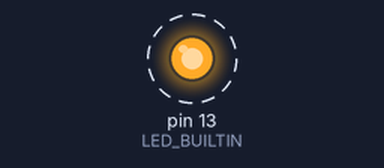
Simulated run of this sketch. Board: Arduino Uno, built with avr-gcc and run on an emulated ATmega328P. Parts: output pins drawn as LEDs (lit = HIGH). Dashed ring = blinking.

Above: at 0.5 s.
Timing chart, 0 to 3.0 s (numbered marks = the images above):
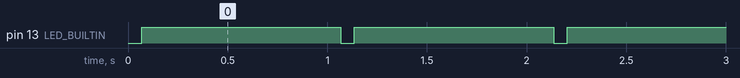

The sketch:

sample_send_IR.ino
```cpp
#include <IRsend.h>

//int ledd = 4;


uint16_t rawON[279]=
{
  9060, 4432, 708, 1596, 712, 1592, 716, 488, 716, 1592, 712, 1592, 716, 488, 716, 488, 712, 496, 712, 492, 712, 1596, 708, 496, 712, 1592, 712, 492, 716, 492, 712, 492, 712, 496, 708, 496, 708, 496, 708, 496, 712, 496, 708, 496, 708, 1596, 712, 1596, 708, 496, 708, 496, 708, 496, 712, 496, 708, 496, 708, 1596, 708, 496, 712, 1596, 708, 496, 708, 496, 708, 1596, 712, 496, 708, 19908, 728, 476, 724, 480, 720, 488, 716, 488, 716, 488, 716, 492, 712, 492, 712, 492, 712, 496, 708, 496, 708, 496, 712, 496, 708, 496, 708, 496, 708, 1600, 708, 1596, 712, 492, 712, 496, 708, 496, 712, 492, 708, 500, 708, 496, 708, 496, 708, 496, 708, 500, 704, 500, 704, 500, 704, 504, 704, 1600, 704, 1600, 708, 500, 704, 1600, 708, 39884, 9052, 4428, 712, 496, 708, 496, 708, 496, 712, 496, 708, 496, 708, 496, 708, 496, 708, 500, 704, 500, 708, 500, 704, 500, 704, 500, 704, 504, 704, 500, 704, 500, 704, 504, 700, 504, 704, 500, 704, 504, 700, 504, 704, 500, 704, 504, 700, 504, 700, 504, 704, 500, 704, 504, 700, 504, 700, 504, 700, 508, 700, 1604, 704, 500, 704, 1600, 708, 500, 704, 1600, 708, 496, 708, 19904, 732, 476, 724, 480, 720, 488, 716, 488, 716, 488, 716, 492, 712, 492, 712, 492, 712, 496, 708, 496, 708, 496, 708, 496, 712, 496, 708, 496, 708, 500, 708, 496, 708, 496, 708, 500, 704, 500, 704, 500, 708, 496, 708, 500, 704, 500, 704, 500, 704, 500, 704, 504, 700, 504, 704, 500, 704, 504, 700, 1604, 704, 500, 704, 1600, 708
};

// the setup function runs once when you press reset or power the board
void setup() {
  // initialize digital pin LED_BUILTIN as an output.
  pinMode(LED_BUILTIN, OUTPUT);
//  pinMode(ledd, OUTPUT);

}

// the loop function runs over and over again forever
void loop() {
  IRsend irsend(4);
  irsend.begin();
  digitalWrite(LED_BUILTIN, LOW);  // turn the LED on (HIGH is the voltage level)
//  digitalWrite(ledd, HIGH);
  irsend.sendRaw(rawON, 279, 38);
//delay(10000);
                       // wait for a second
  digitalWrite(LED_BUILTIN, HIGH);  // turn the LED on (HIGH is the voltage level)
//  digitalWrite(ledd, LOW);

  delay(1000);            // wait for a second
}
```

Measured:
- by itself, pin 13 (LED_BUILTIN): alternates HIGH for 1.0 s and LOW for 0.07 s
